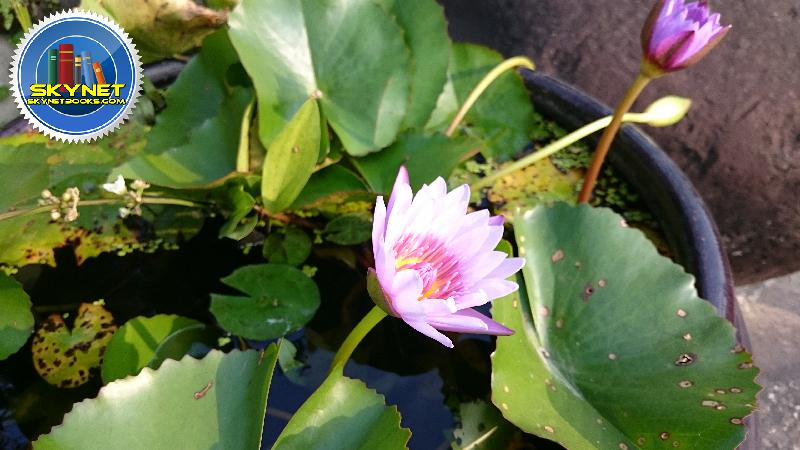
#> input picture 编程/book_example/resized_photo/sample.jpg, 800 x 450 px, found by its file name
$ python 13-8.py
#> lines starting #> are read from the running program, lines starting #| are printed output that depends on the picture
# _*_ coding: utf-8 _*_
# 程序 13-8 (Python 2 Version)

import matplotlib.pyplot as pt
import numpy as np
from PIL import Image

sample = Image.open('sample.jpg')
#> sample is the input picture: PIL image 800x450 RGB; mean R, G, B 96, 105.9, 73.2
im = sample.convert('L')
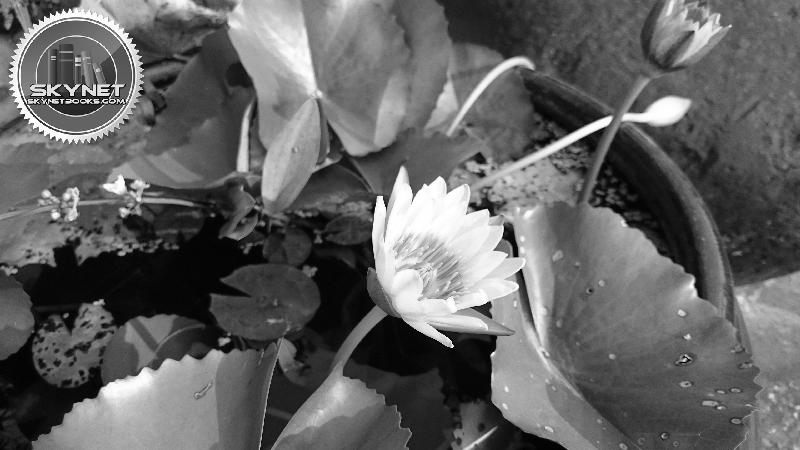
#> im: PIL image 800x450 L; min 0, max 255, mean 99.2
w, h = im.size
#> w = 800; h = 450


crop = im.crop((w/2-300, h/2-300, w/2+300, h/2+300))
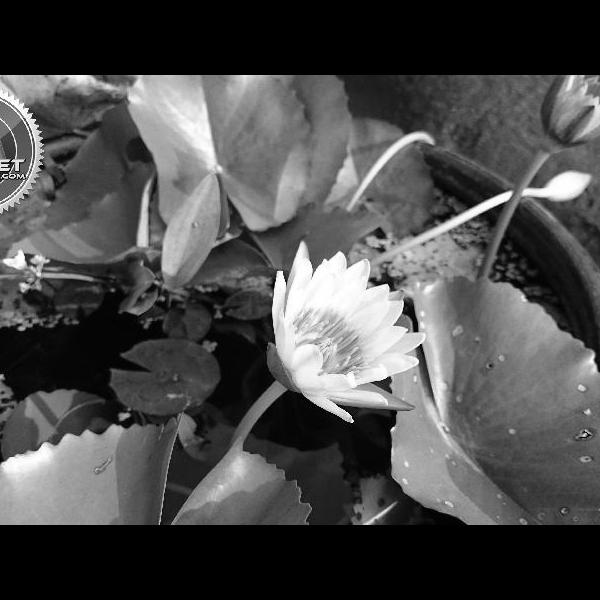
#> crop: PIL image 600x600 L; min 0, max 255, mean 75.7
crop_hist = crop.histogram()
#> crop_hist = 256 values, max 90020 at index 0, min 90 at index 1, mean 1406.2

ori = sample.resize((600,600))
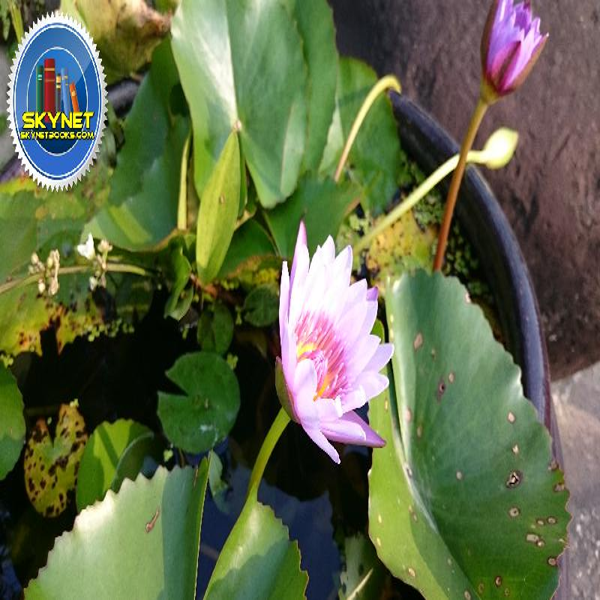
#> ori: PIL image 600x600 RGB; mean R, G, B 96, 105.9, 73.3
im = ori.convert('L')
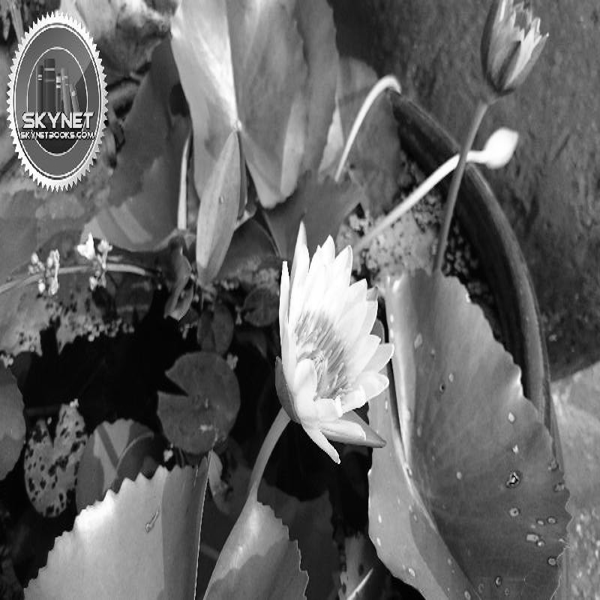
#> im: PIL image 600x600 L; min 0, max 255, mean 99.2
hist = im.histogram()
#> hist = 256 values, max 5015 at index 7, min 18 at index 0, mean 1406.2

r, g, b = ori.split()
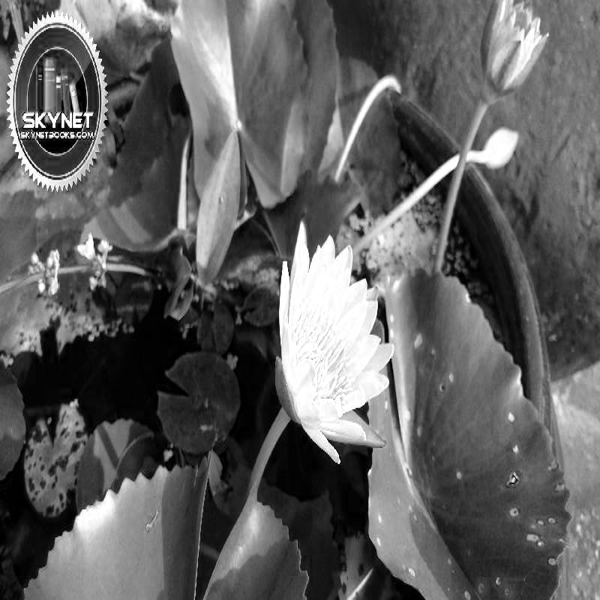
#> r: PIL image 600x600 L; min 0, max 255, mean 96
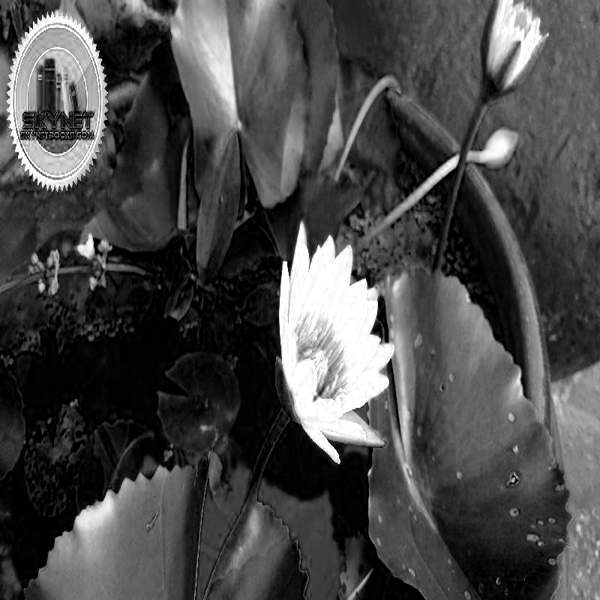
#> b: PIL image 600x600 L; min 0, max 255, mean 73.3
r_hist = r.histogram()
#> r_hist = 256 values, max 4863 at index 255, min 280 at index 221, mean 1406.2
g_hist = g.histogram()
#> g_hist = 256 values, max 4509 at index 9, min 46 at index 1, mean 1406.2
b_hist = b.histogram()
#> b_hist = 256 values, max 16257 at index 0, min 150 at index 219, mean 1406.2

ind = np.arange(0, len(crop_hist))
#> ind = 256 values from 0 to 255
pt.plot(ind, crop_hist, color='cyan', label='cropped')
pt.plot(ind, hist, color='black', lw=2, label='original')
pt.plot(ind, r_hist, color='red', label='Red Plane')
pt.plot(ind, g_hist, color='green', label='Green Plane')
pt.plot(ind, g_hist, color='blue', label='Blue Plane')
pt.xlim(0,255)
pt.ylim(0,8000)
pt.legend()
pt.show()
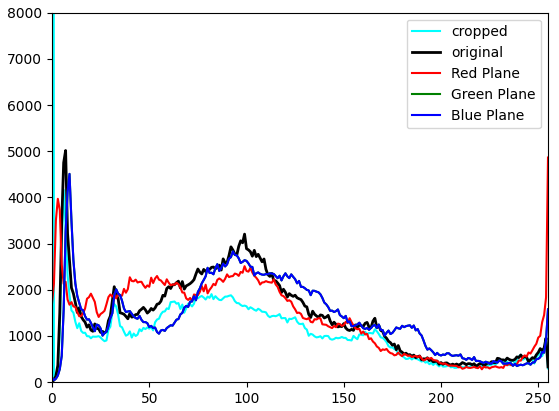
#> figure drawn by matplotlib, 1 panel; curve peaks at x = 0, y = 90020; curve peaks at x = 7, y = 5015; curve peaks at x = 255, y = 4863
